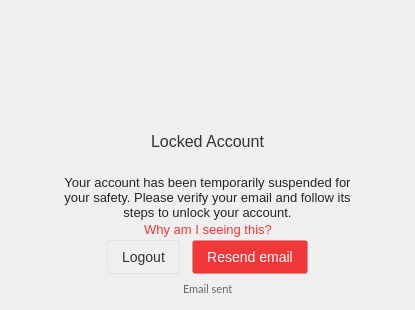
        <widget class="QWidget" name="pVerifyEmailAccount">
         <layout class="QVBoxLayout" name="verifyEmailLayout">
          <property name="spacing">
           <number>0</number>
          </property>
          <property name="leftMargin">
           <number>0</number>
          </property>
          <property name="topMargin">
           <number>0</number>
          </property>
          <property name="rightMargin">
           <number>0</number>
          </property>
          <property name="bottomMargin">
           <number>11</number>
          </property>
          <item>
           <widget class="QWidget" name="wContainerVerifyEmail" native="true">
            <property name="styleSheet">
             <string notr="true">background: transparent;
image: none;</string>
            </property>
            <layout class="QVBoxLayout" name="containerVerifyEmailLayout2">
             <property name="spacing">
              <number>0</number>
             </property>
             <property name="leftMargin">
              <number>0</number>
             </property>
             <property name="topMargin">
              <number>0</number>
             </property>
             <property name="rightMargin">
              <number>0</number>
             </property>
             <property name="bottomMargin">
              <number>0</number>
             </property>
             <item>
              <widget class="QWidget" name="wLockedIcon" native="true">
               <property name="sizePolicy">
                <sizepolicy hsizetype="Preferred" vsizetype="Fixed">
                 <horstretch>0</horstretch>
                 <verstretch>0</verstretch>
                </sizepolicy>
               </property>
               <property name="minimumSize">
                <size>
                 <width>0</width>
                 <height>70</height>
                </size>
               </property>
               <property name="maximumSize">
                <size>
                 <width>16777215</width>
                 <height>70</height>
                </size>
               </property>
               <layout class="QHBoxLayout" name="lockedIconLayout">
                <property name="spacing">
                 <number>0</number>
                </property>
                <property name="leftMargin">
                 <number>0</number>
                </property>
                <property name="topMargin">
                 <number>0</number>
                </property>
                <property name="rightMargin">
                 <number>0</number>
                </property>
                <property name="bottomMargin">
                 <number>0</number>
                </property>
                <item>
                 <spacer name="horizontalSpacer_9">
                  <property name="orientation">
                   <enum>Qt::Horizontal</enum>
                  </property>
                  <property name="sizeHint" stdset="0">
                   <size>
                    <width>162</width>
                    <height>20</height>
                   </size>
                  </property>
                 </spacer>
                </item>
                <item>
                 <widget class="QToolButton" name="bLockedIcon">
                  <property name="minimumSize">
                   <size>
                    <width>70</width>
                    <height>70</height>
                   </size>
                  </property>
                  <property name="maximumSize">
                   <size>
                    <width>70</width>
                    <height>70</height>
                   </size>
                  </property>
                  <property name="styleSheet">
                   <string notr="true">border: none;</string>
                  </property>
                  <property name="text">
                   <string/>
                  </property>
                  <property name="icon">
                   <iconset>
                    <normalon>:/images/locked_account_ico.png</normalon>
                   </iconset>
                  </property>
                  <property name="iconSize">
                   <size>
                    <width>70</width>
                    <height>70</height>
                   </size>
                  </property>
                 </widget>
                </item>
                <item>
                 <spacer name="horizontalSpacer_10">
                  <property name="orientation">
                   <enum>Qt::Horizontal</enum>
                  </property>
                  <property name="sizeHint" stdset="0">
                   <size>
                    <width>162</width>
                    <height>20</height>
                   </size>
                  </property>
                 </spacer>
                </item>
               </layout>
              </widget>
             </item>
             <item>
              <widget class="QWidget" name="wContainerVerifyEmail_2" native="true">
               <property name="sizePolicy">
                <sizepolicy hsizetype="Preferred" vsizetype="Preferred">
                 <horstretch>0</horstretch>
                 <verstretch>0</verstretch>
                </sizepolicy>
               </property>
               <layout class="QVBoxLayout" name="containerVerifyEmailLayout">
                <property name="spacing">
                 <number>0</number>
                </property>
                <property name="leftMargin">
                 <number>50</number>
                </property>
                <property name="topMargin">
                 <number>60</number>
                </property>
                <property name="rightMargin">
                 <number>50</number>
                </property>
                <property name="bottomMargin">
                 <number>0</number>
                </property>
                <item>
                 <widget class="QWidget" name="wInsideContainerVerifyEmail" native="true">
                  <layout class="QVBoxLayout" name="verticalLayout_15">
                   <property name="spacing">
                    <number>24</number>
                   </property>
                   <property name="leftMargin">
                    <number>0</number>
                   </property>
                   <property name="topMargin">
                    <number>2</number>
                   </property>
                   <property name="rightMargin">
                    <number>0</number>
                   </property>
                   <property name="bottomMargin">
                    <number>0</number>
                   </property>
                   <item>
                    <widget class="QLabel" name="lVerifyEmailTitle">
                     <property name="sizePolicy">
                      <sizepolicy hsizetype="Preferred" vsizetype="Expanding">
                       <horstretch>0</horstretch>
                       <verstretch>0</verstretch>
                      </sizepolicy>
                     </property>
                     <property name="styleSheet">
                      <string notr="true">#lVerifyEmailTitle
{
	color: #333333;
    font-family: &quot;Lato&quot;;
	font-size: 16px;
}</string>
                     </property>
                     <property name="text">
                      <string>Locked Account</string>
                     </property>
                     <property name="alignment">
                      <set>Qt::AlignCenter</set>
                     </property>
                    </widget>
                   </item>
                   <item>
                    <widget class="QLabel" name="lVerifyEmailDesc">
                     <property name="sizePolicy">
                      <sizepolicy hsizetype="Preferred" vsizetype="Expanding">
                       <horstretch>0</horstretch>
                       <verstretch>0</verstretch>
                      </sizepolicy>
                     </property>
                     <property name="styleSheet">
                      <string notr="true">#lVerifyEmailDesc
{
	color: rgba(0,0,0,0.85);
	font-family: &quot;Lato&quot;;
	font-size: 13px;
	line-height: 15px;
}</string>
                     </property>
                     <property name="text">
                      <string>Your account has been temporarily suspended for your safety. Please verify your email and follow its steps to unlock your account.</string>
                     </property>
                     <property name="alignment">
                      <set>Qt::AlignCenter</set>
                     </property>
                     <property name="wordWrap">
                      <bool>true</bool>
                     </property>
                    </widget>
                   </item>
                  </layout>
                 </widget>
                </item>
                <item>
                 <widget class="QWidget" name="wWhyAmIseen" native="true">
                  <layout class="QHBoxLayout" name="horizontalLayout_12">
                   <property name="spacing">
                    <number>0</number>
                   </property>
                   <property name="leftMargin">
                    <number>0</number>
                   </property>
                   <property name="topMargin">
                    <number>0</number>
                   </property>
                   <property name="rightMargin">
                    <number>0</number>
                   </property>
                   <property name="bottomMargin">
                    <number>0</number>
                   </property>
                   <item>
                    <spacer name="horizontalSpacer_19">
                     <property name="orientation">
                      <enum>Qt::Horizontal</enum>
                     </property>
                     <property name="sizeHint" stdset="0">
                      <size>
                       <width>79</width>
                       <height>20</height>
                      </size>
                     </property>
                    </spacer>
                   </item>
                   <item>
                    <widget class="QPushButton" name="bWhyAmIseen">
                     <property name="cursor">
                      <cursorShape>PointingHandCursor</cursorShape>
                     </property>
                     <property name="styleSheet">
                      <string notr="true">#bWhyAmIseen
{

  color: #F0373A;
  font-family: &quot;SF Pro Text&quot;;
  font-size: 13px;
  line-height: 15px;
  border: none;
}</string>
                     </property>
                     <property name="text">
                      <string>Why am I seeing this?</string>
                     </property>
                    </widget>
                   </item>
                   <item>
                    <spacer name="horizontalSpacer_20">
                     <property name="orientation">
                      <enum>Qt::Horizontal</enum>
                     </property>
                     <property name="sizeHint" stdset="0">
                      <size>
                       <width>79</width>
                       <height>20</height>
                      </size>
                     </property>
                    </spacer>
                   </item>
                  </layout>
                 </widget>
                </item>
                <item>
                 <spacer name="verticalSpacer_6">
                  <property name="orientation">
                   <enum>Qt::Vertical</enum>
                  </property>
                  <property name="sizeHint" stdset="0">
                   <size>
                    <width>20</width>
                    <height>0</height>
                   </size>
                  </property>
                 </spacer>
                </item>
               </layout>
              </widget>
             </item>
             <item>
              <widget class="QWidget" name="wVerifyEmailButtons" native="true">
               <property name="sizePolicy">
                <sizepolicy hsizetype="Preferred" vsizetype="Preferred">
                 <horstretch>0</horstretch>
                 <verstretch>0</verstretch>
                </sizepolicy>
               </property>
               <property name="minimumSize">
                <size>
                 <width>0</width>
                 <height>0</height>
                </size>
               </property>
               <property name="maximumSize">
                <size>
                 <width>16777215</width>
                 <height>16777215</height>
                </size>
               </property>
               <layout class="QHBoxLayout" name="verifyEmailButtonsLayout">
                <property name="spacing">
                 <number>12</number>
                </property>
                <property name="topMargin">
                 <number>0</number>
                </property>
                <property name="bottomMargin">
                 <number>5</number>
                </property>
                <item>
                 <spacer name="verifyEmailButtonsSpacer">
                  <property name="orientation">
                   <enum>Qt::Horizontal</enum>
                  </property>
                  <property name="sizeHint" stdset="0">
                   <size>
                    <width>66</width>
                    <height>20</height>
                   </size>
                  </property>
                 </spacer>
                </item>
                <item>
                 <widget class="QPushButton" name="bVerifyEmailLogout">
                  <property name="minimumSize">
                   <size>
                    <width>0</width>
                    <height>34</height>
                   </size>
                  </property>
                  <property name="maximumSize">
                   <size>
                    <width>16777215</width>
                    <height>34</height>
                   </size>
                  </property>
                  <property name="cursor">
                   <cursorShape>PointingHandCursor</cursorShape>
                  </property>
                  <property name="styleSheet">
                   <string notr="true">#bVerifyEmailLogout
{
 background-color: qlineargradient(x1: 0, y1: 0, x2: 0, y2: 1,
                                      stop: 0 #ffffff, stop: 1 #fcfcfc);
 border-radius: 3px;
 border: 1px solid rgba(0, 0, 0, 5%);
 padding: 7px 14px 7px 14px;
 font-family: &quot;Lato&quot;;
 font-size: 14px;
 color: #333333;

}</string>
                  </property>
                  <property name="text">
                   <string>Logout</string>
                  </property>
                 </widget>
                </item>
                <item>
                 <widget class="QPushButton" name="bVerifyEmail">
                  <property name="minimumSize">
                   <size>
                    <width>0</width>
                    <height>34</height>
                   </size>
                  </property>
                  <property name="maximumSize">
                   <size>
                    <width>16777215</width>
                    <height>34</height>
                   </size>
                  </property>
                  <property name="cursor">
                   <cursorShape>PointingHandCursor</cursorShape>
                  </property>
                  <property name="styleSheet">
                   <string notr="true">#bVerifyEmail
{
background-color: rgba(240, 55, 58, 1);
 border-radius: 3px;
 border: 1px solid rgba(0, 0, 0, 5%);
 padding: 7px 14px 7px 14px;
 font-family: &quot;Lato&quot;;
 font-size: 14px;
 color: #ffffff;
}

#bVerifyEmail:disabled {
background-color:rgba(240, 55, 58, 0.3);
}</string>
                  </property>
                  <property name="text">
                   <string>Resend email</string>
                  </property>
                 </widget>
                </item>
                <item>
                 <spacer name="verifyEmailSpacer">
                  <property name="orientation">
                   <enum>Qt::Horizontal</enum>
                  </property>
                  <property name="sizeHint" stdset="0">
                   <size>
                    <width>65</width>
                    <height>20</height>
                   </size>
                  </property>
                 </spacer>
                </item>
               </layout>
              </widget>
             </item>
             <item>
              <widget class="QWidget" name="wEmailSent" native="true">
               <property name="minimumSize">
                <size>
                 <width>0</width>
                 <height>20</height>
                </size>
               </property>
               <property name="maximumSize">
                <size>
                 <width>16777215</width>
                 <height>20</height>
                </size>
               </property>
               <layout class="QHBoxLayout" name="horizontalLayout_11">
                <property name="spacing">
                 <number>0</number>
                </property>
                <property name="leftMargin">
                 <number>0</number>
                </property>
                <property name="topMargin">
                 <number>0</number>
                </property>
                <property name="rightMargin">
                 <number>0</number>
                </property>
                <property name="bottomMargin">
                 <number>0</number>
                </property>
                <item>
                 <spacer name="horizontalSpacer_17">
                  <property name="orientation">
                   <enum>Qt::Horizontal</enum>
                  </property>
                  <property name="sizeHint" stdset="0">
                   <size>
                    <width>170</width>
                    <height>17</height>
                   </size>
                  </property>
                 </spacer>
                </item>
                <item>
                 <widget class="QLabel" name="lEmailSent">
                  <property name="styleSheet">
                   <string notr="true">#lEmailSent
{
  color: #666666;
  font-family: Lato;
  font-size: 11px;
}</string>
                  </property>
                  <property name="text">
                   <string>Email sent</string>
                  </property>
                 </widget>
                </item>
                <item>
                 <spacer name="horizontalSpacer_18">
                  <property name="orientation">
                   <enum>Qt::Horizontal</enum>
                  </property>
                  <property name="sizeHint" stdset="0">
                   <size>
                    <width>169</width>
                    <height>17</height>
                   </size>
                  </property>
                 </spacer>
                </item>
               </layout>
              </widget>
             </item>
            </layout>
           </widget>
          </item>
         </layout>
        </widget>
